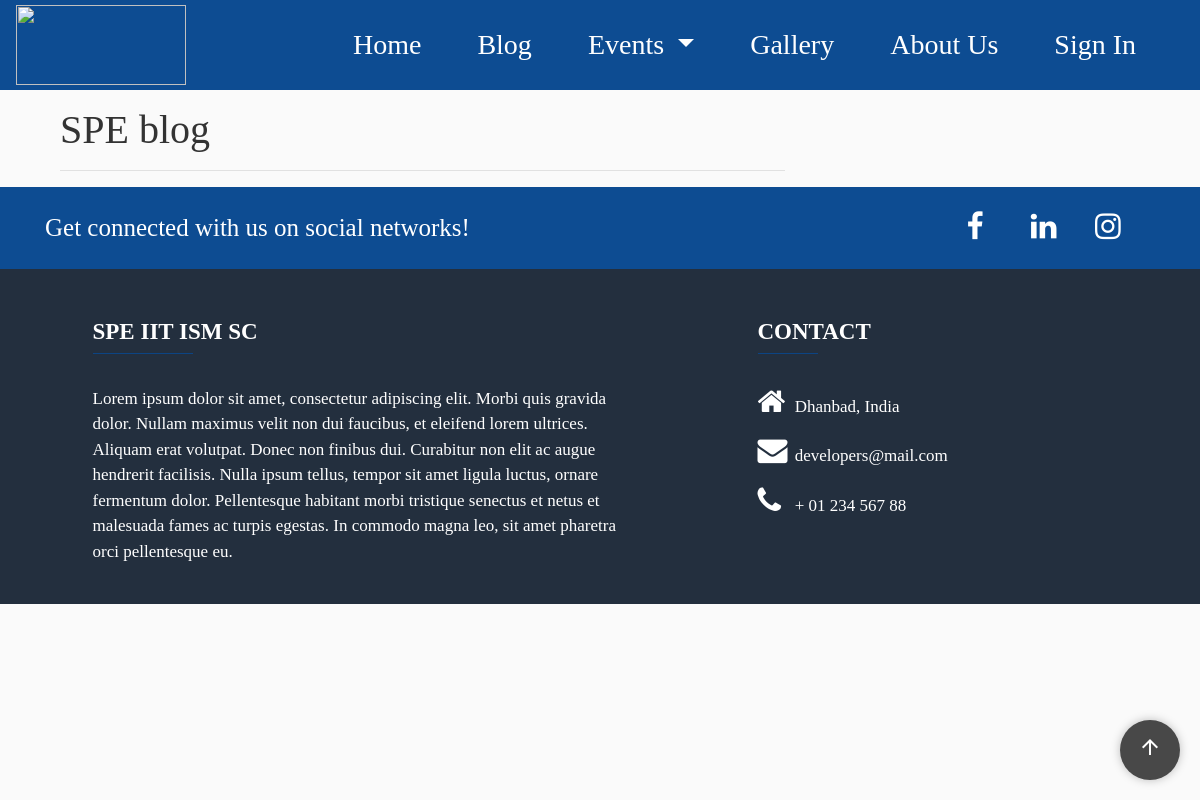
The app's page /Blogs/, older data.
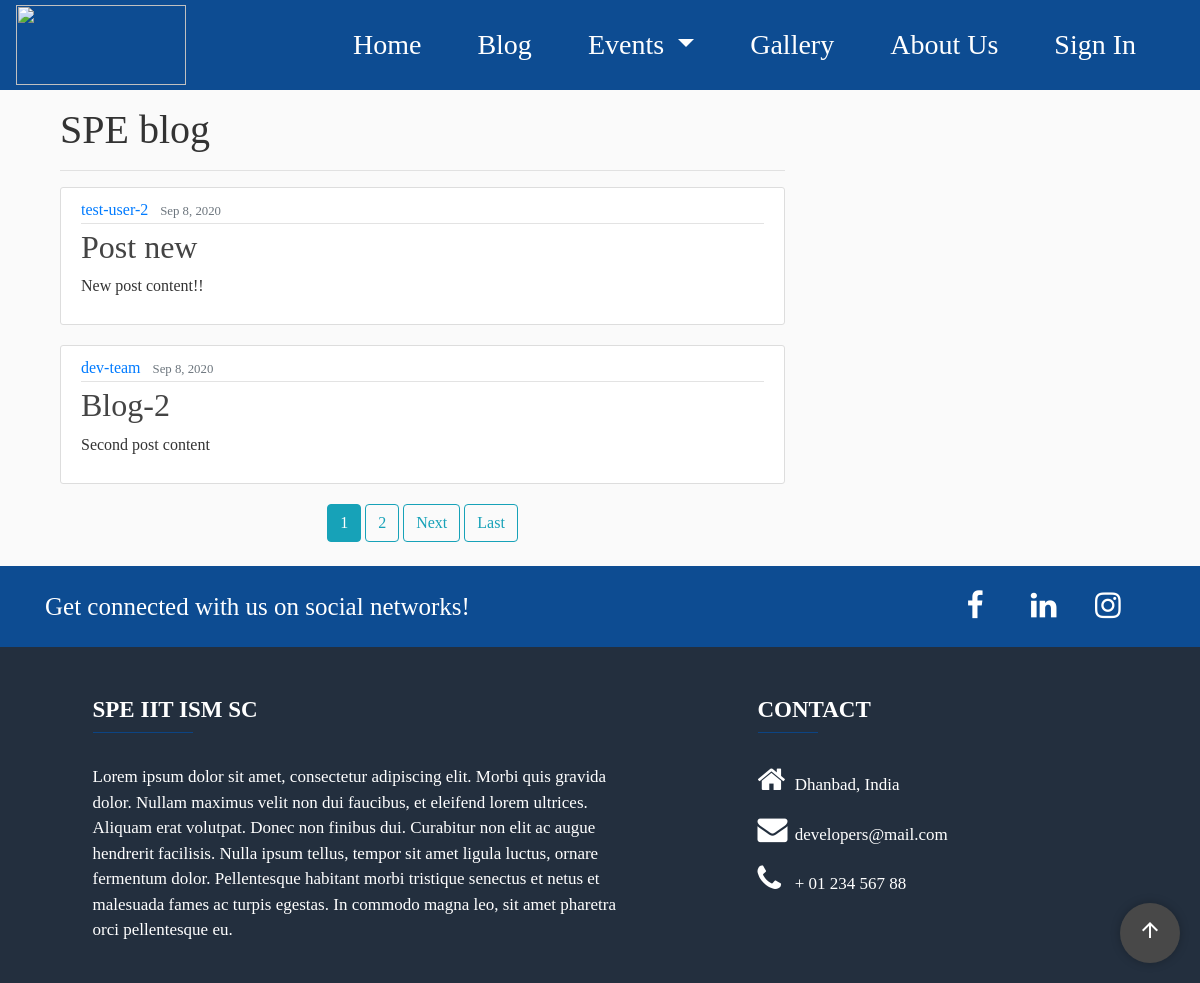
The same page, newer data.
### blog/models.py (models this page shows, shortened)
class Post(models.Model):
    title = models.CharField(max_length=100)
    content = models.TextField()
    date_posted = models.DateTimeField(default=timezone.now)
    author = models.ForeignKey(User, on_delete=models.CASCADE)
    image = models.ImageField(upload_to='blog_images')

### blog/views.py (the view)
# urls.py: path('', PostListView.as_view(), name='blog-home'),
class PostListView(ListView):
    model = Post
    template_name = 'blog/home.html'
    context_object_name = 'posts'
    order_by = ['-date_posted']
    paginate_by = 2
    def get_queryset(self):
        return Post.objects.order_by('-id')

### blog/templates/blog/home.html (shortened to what this page needs)
{% extends "pages/base.html" %}
{%load static%}
{% block content-blog %}
<link rel="stylesheet" type="text/css" href="{% static 'blog/blog-main.css' %}">
{% endblock %}
{% block content%}
    <div class="col-md-8" style="padding-left: 5%;">
        <h1>SPE blog</h1>
        <hr>
        {%for post in posts%}
        <article class="media content-section">
            <div class="media-body">
            <div class="article-metadata">
                <a class="mr-2" href="{% url 'user-posts' post.author.username %}">{{ post.author }}</a>
                <small class="text-muted">{{ post.date_posted|date:"M j, Y"}}</small>
            </div>
            <h2><a class="article-title" href="{% url 'post-detail' post.id %}">{{ post.title }}</a></h2>
            <p class="article-content">{{ post.content }}</p>
            </div>
        </article>
        {%endfor%}
    <div style = "text-align:center;">
        {% if is_paginated %}
            {% for num in page_obj.paginator.page_range %}
                {% if page_obj.number == num %}
                    <a class="btn btn-info mb-4" href="?page={{ num }}">{{num}}</a>
                {% elif num > page_obj.number|add:'-2' and num < page_obj.number|add:'2' %}
                <a class="btn btn-outline-info mb-4" href="?page={{ num }}">{{num}}</a>
                {% endif %}
            {% endfor %}
            {% if page_obj.has_next %}
                <a class="btn btn-outline-info mb-4" href="?page={{page_obj.next_page_number}}">Next</a>
                <a class="btn btn-outline-info mb-4" href="?page={{ page_obj.paginator.num_pages }}">Last</a>
            {%endif%}
        {%endif%}
        </div>
    </div>
{%endblock content%}

Row changes from the older to the newer data that the page shows:
added Post: author "test-user-2", date_posted "Sep 8, 2020", title "Post new", content "New post content!!"
added Post: author "dev-team", date_posted "Sep 8, 2020", title "Blog-2", content "Second post content"
Text that changed along with them:
new list line: "1"
new list line: "2"
text now shown: "Next Last"
